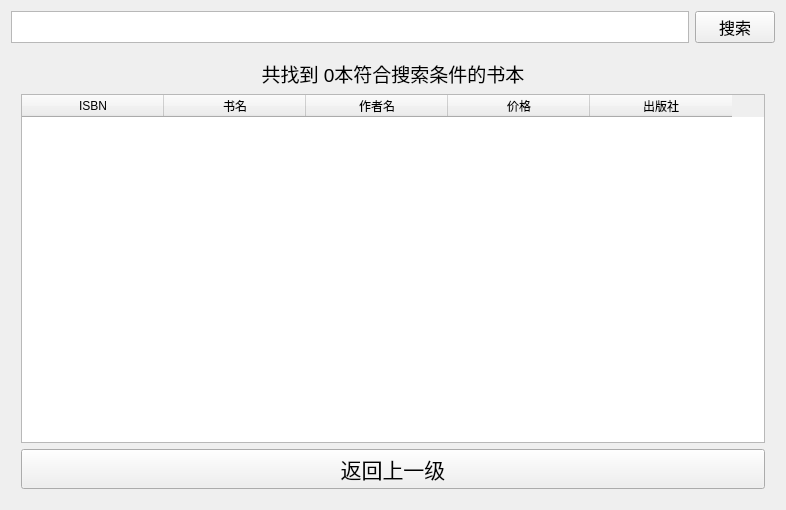
<?xml version="1.0" encoding="UTF-8"?>
<ui version="4.0">
 <class>searchBook</class>
 <widget class="QWidget" name="searchBook">
  <property name="geometry">
   <rect>
    <x>0</x>
    <y>0</y>
    <width>786</width>
    <height>510</height>
   </rect>
  </property>
  <property name="windowTitle">
   <string>图书管理系统 - 图书查找</string>
  </property>
  <property name="windowIcon">
   <iconset resource="../../resource.qrc">
    <normaloff>:/lib/lib/icon.png</normaloff>:/lib/lib/icon.png</iconset>
  </property>
  <layout class="QGridLayout" name="gridLayout">
   <item row="0" column="0">
    <layout class="QHBoxLayout" name="horizontalLayout">
     <item>
      <widget class="QPlainTextEdit" name="searchTextEdit">
       <property name="sizePolicy">
        <sizepolicy hsizetype="Expanding" vsizetype="Fixed">
         <horstretch>0</horstretch>
         <verstretch>0</verstretch>
        </sizepolicy>
       </property>
       <property name="minimumSize">
        <size>
         <width>0</width>
         <height>30</height>
        </size>
       </property>
      </widget>
     </item>
     <item>
      <widget class="QPushButton" name="searchButton">
       <property name="font">
        <font>
         <pointsize>12</pointsize>
        </font>
       </property>
       <property name="text">
        <string>搜索</string>
       </property>
      </widget>
     </item>
    </layout>
   </item>
   <item row="1" column="0">
    <layout class="QVBoxLayout" name="verticalLayout">
     <property name="leftMargin">
      <number>10</number>
     </property>
     <property name="topMargin">
      <number>10</number>
     </property>
     <property name="rightMargin">
      <number>10</number>
     </property>
     <property name="bottomMargin">
      <number>10</number>
     </property>
     <item>
      <widget class="QLabel" name="searchCountlabel">
       <property name="font">
        <font>
         <pointsize>14</pointsize>
        </font>
       </property>
       <property name="text">
        <string>&lt;html&gt;&lt;head/&gt;&lt;body&gt;&lt;p&gt;共找到 0本符合搜索条件的书本&lt;/p&gt;&lt;/body&gt;&lt;/html&gt;</string>
       </property>
       <property name="alignment">
        <set>Qt::AlignCenter</set>
       </property>
      </widget>
     </item>
     <item>
      <widget class="QTableWidget" name="bookTable">
       <attribute name="horizontalHeaderDefaultSectionSize">
        <number>142</number>
       </attribute>
       <column>
        <property name="text">
         <string>ISBN</string>
        </property>
       </column>
       <column>
        <property name="text">
         <string>书名</string>
        </property>
       </column>
       <column>
        <property name="text">
         <string>作者名</string>
        </property>
       </column>
       <column>
        <property name="text">
         <string>价格</string>
        </property>
       </column>
       <column>
        <property name="text">
         <string>出版社</string>
        </property>
       </column>
      </widget>
     </item>
     <item>
      <widget class="QPushButton" name="backButton">
       <property name="font">
        <font>
         <pointsize>16</pointsize>
        </font>
       </property>
       <property name="text">
        <string>返回上一级</string>
       </property>
      </widget>
     </item>
    </layout>
   </item>
  </layout>
 </widget>
 <resources>
  <include location="../../resource.qrc"/>
 </resources>
 <connections/>
</ui>
